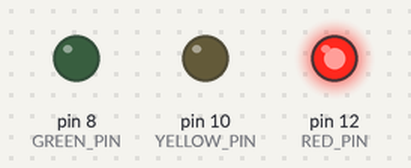
Simulated run of this sketch. Board: Arduino Uno, built with avr-gcc and run on an emulated ATmega328P. Shown: output pins drawn as LEDs (lit = HIGH).

Above: at 1.5 s.
At 3.5 s:
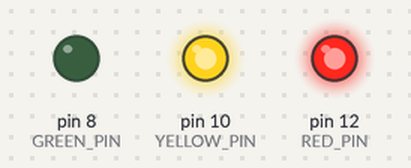
At 5.5 s:
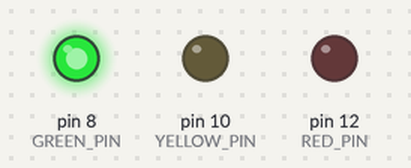
At 8.2 s:
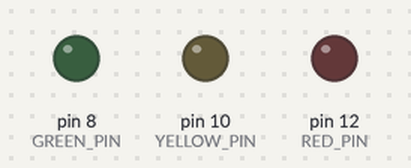
At 10.5 s:
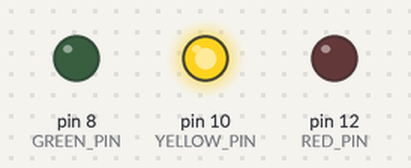
Timing chart, 0 to 14.3 s (numbered marks = the images above):
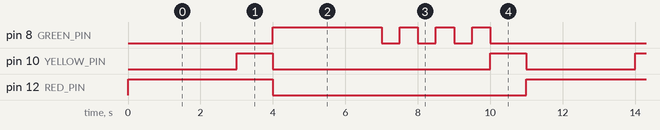

The sketch:

semaphore.ino
```cpp
#define GREEN_PIN 8
#define YELLOW_PIN 10
#define RED_PIN 12

int red_on = 3000;
int red_yellow_on = 1000;
int green_on = 3000;
int green_blink = 500;
int yellow_on = 1000;

void setup(){
    // set the ports as output to control LEDs
    pinMode(RED_PIN, OUTPUT);
    pinMode(YELLOW_PIN, OUTPUT);
    pinMode(GREEN_PIN, OUTPUT);
}

void loop(){
    // control the semaphore
    // turn on the RED_PIN
    digitalWrite(RED_PIN, HIGH);
    // wait while the red signal is on
    delay(red_on);

    // turn on the YELLOW_PIN
    digitalWrite(YELLOW_PIN, HIGH);
    delay(red_yellow_on);

    // turn on the YELLOW_PIN
    digitalWrite(RED_PIN, LOW);
    digitalWrite(YELLOW_PIN, LOW);
    digitalWrite(GREEN_PIN, HIGH);
    delay(green_on);
    digitalWrite(GREEN_PIN, LOW);

    for (int i=0; i<3; i=i+1){
        delay(green_blink);
        digitalWrite(GREEN_PIN, HIGH);
        delay(green_blink);
        digitalWrite(GREEN_PIN, LOW);
    }

    // turn yellow on now
    digitalWrite(YELLOW_PIN, HIGH);
    delay(yellow_on);
    digitalWrite(YELLOW_PIN, LOW);

}
```

Measured:
- by itself, pin 8 (GREEN_PIN): repeats every 11.0 s: 3 × (LOW 0.50 s, HIGH 0.50 s), LOW 5.0 s, HIGH 3.0 s
- by itself, pin 10 (YELLOW_PIN): repeats every 11.0 s: LOW 6.0 s, HIGH 1.0 s, LOW 3.0 s, HIGH 1.0 s
- by itself, pin 12 (RED_PIN): alternates HIGH for 4.0 s and LOW for 7.0 s
